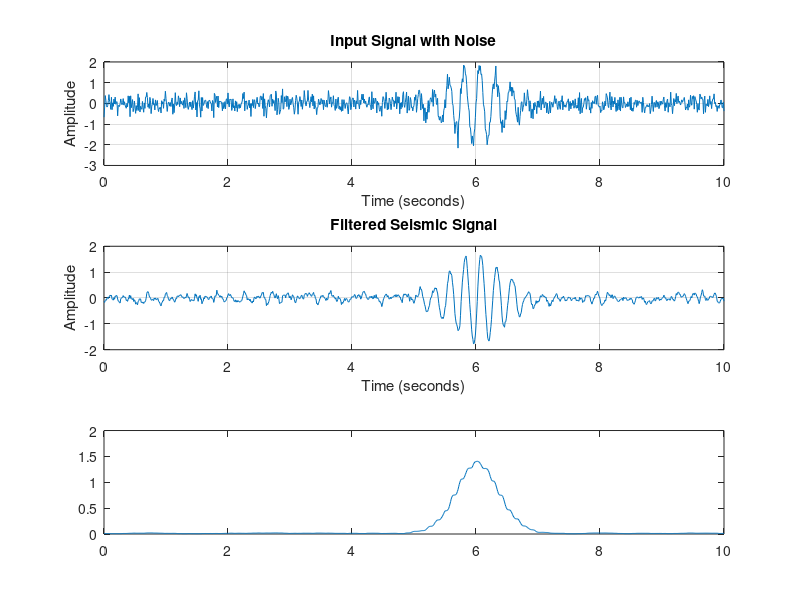

Source code (MATLAB): (Note: this script raises an error after producing the figure.)

clc;
clear;
close all;

%% DIGITAL SEISMIC SIGNAL DETECTION SYSTEM
% DSP CIE Project using Z-Transform

%% 1. Generate a simulated seismic signal

fs = 100;                  % Sampling frequency in Hz
t = 0:1/fs:10;             % 10-second signal

rng(1);                    % Reproducible noise

% Background noise
noise = 0.25 * randn(size(t));

% Simulated vibration event around 6 seconds
event = 1.8 * sin(2*pi*4*t) ...
      .* exp(-0.5*((t-6)/0.45).^2);

% Combine event and noise
x = noise + event;

%% 2. Define the digital filter
% Five-point moving-average FIR filter
% H(z) = (1/5)(1 + z^-1 + z^-2 + z^-3 + z^-4)

N = 5;
b = ones(1,N)/N;
a = 1;

%% 3. Filter the input signal

y = filter(b,a,x);

%% 4. Calculate short-time energy

window = round(0.5*fs);
energy = movmean(y.^2,window);

%% 5. Detect significant vibration

threshold = 0.12;
detected = energy > threshold;

idx = find(detected,1,'first');

if isempty(idx)
    disp('No significant vibration detected.');
else
    disp('Significant vibration detected!');
    fprintf('First detection time: %.2f seconds\n',t(idx));
end

%% 6. Plot the input signal

figure('Name','Seismic Signal Detection System');

subplot(3,1,1);
plot(t,x);
title('Input Signal with Noise');
xlabel('Time (seconds)');
ylabel('Amplitude');
grid on;

%% 7. Plot the filtered signal

subplot(3,1,2);
plot(t,y);
title('Filtered Seismic Signal');
xlabel('Time (seconds)');
ylabel('Amplitude');
grid on;

%% 8. Plot detection results

subplot(3,1,3);
plot(t,energy);
hold on;
yline(threshold,'r--','Threshold');
plot(t(detected),energy(detected),'ro');
title('Vibration Detection using Short-Time Energy');
xlabel('Time (seconds)');
ylabel('Energy');
grid on;

sgtitle('Digital Seismic Signal Detection System');
